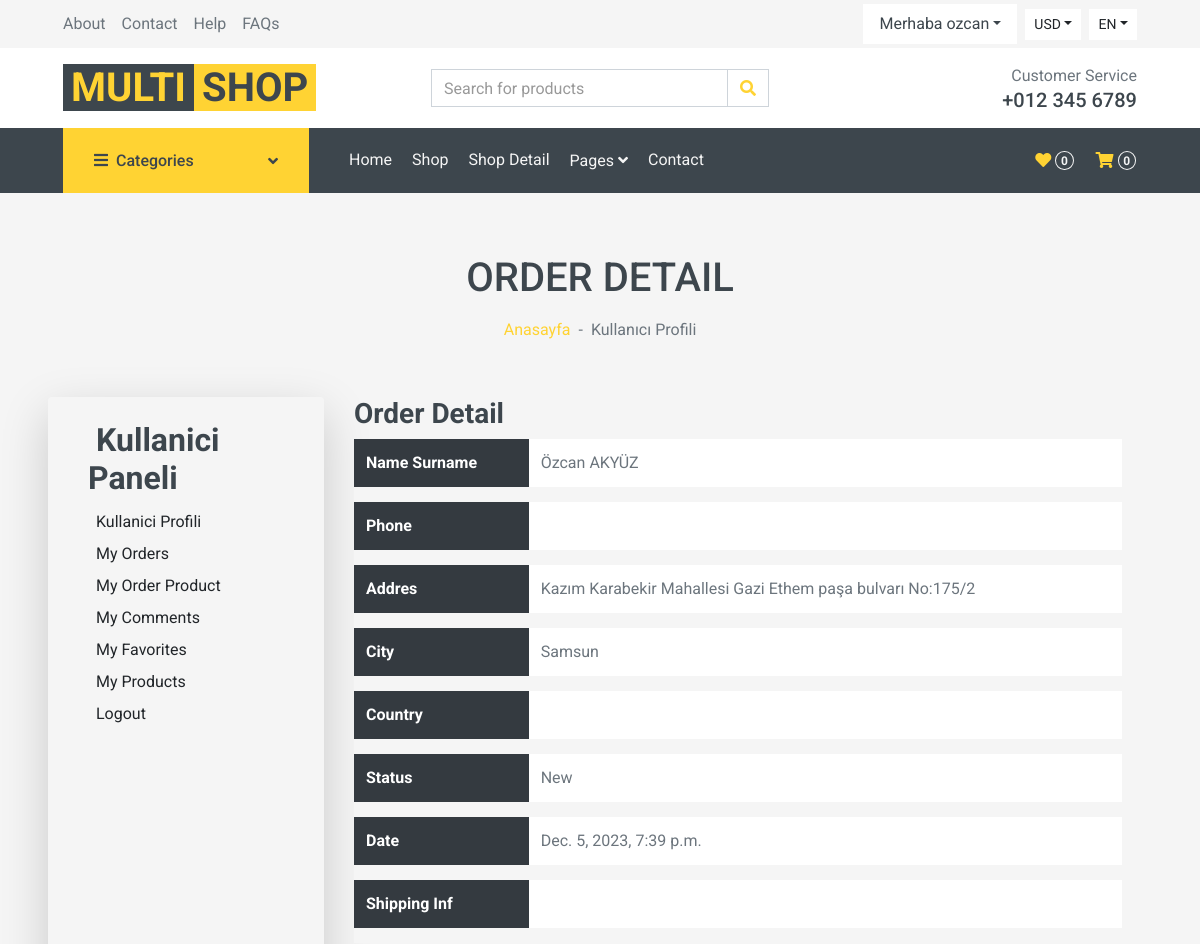
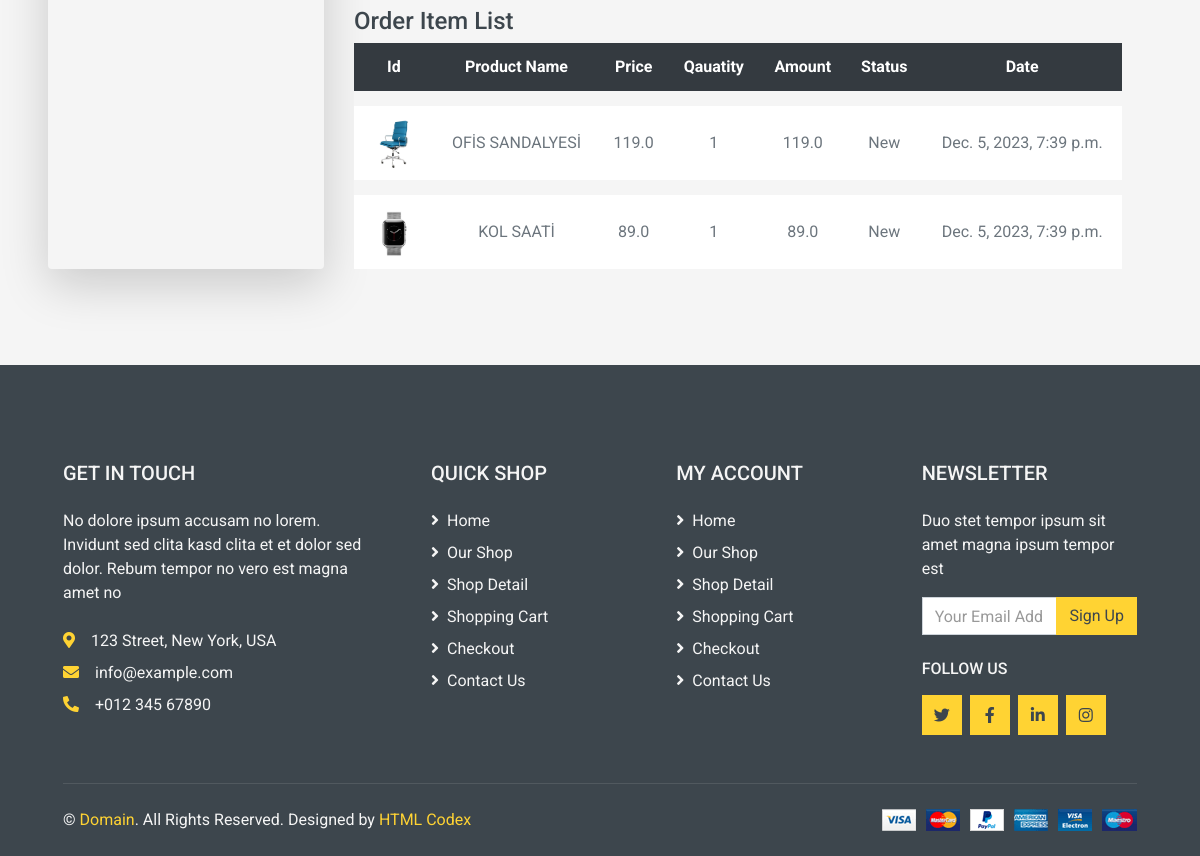
Page /user/orderdetail/17 (signed in) on the committed database (2 pictures, top to bottom).
### order/models.py (models this page shows, shortened)
class Order(models.Model):
    STATUS = (
        ('New', 'New'),
        ('Accepted', 'Accepted'),
        ('Preaparing', 'Preaparing'),
        ('OnShipping', 'OnShipping'),
        ('Completed', 'Completed'),
        ('Canceled', 'Canceled'),
    )
    user = models.ForeignKey(User, on_delete=models.SET_NULL, null=True)
    code = models.CharField(max_length=5, editable=False ) #üye olmayanlar için random kod
    first_name = models.CharField(max_length=10)
    last_name = models.CharField(max_length=10)
    phone = models.CharField(blank=True, max_length=20)
    address = models.CharField(blank=True, max_length=150)
    city = models.CharField(blank=True, max_length=20)
    country = models.CharField(blank=True, max_length=20)
    total = models.FloatField()
    status=models.CharField(max_length=10,choices=STATUS,default='New')
    ip = models.CharField(blank=True, max_length=20)
    adminnote = models.CharField(blank=True, max_length=100)
    create_at=models.DateTimeField(auto_now_add=True)
    update_at=models.DateTimeField(auto_now=True)

class OrderProduct(models.Model):
    STATUS = (
        ('New', 'New'),
        ('Accepted', 'Accepted'),
        ('Canceled', 'Canceled'),
    )
    order = models.ForeignKey(Order, on_delete=models.CASCADE)
    user = models.ForeignKey(User, on_delete=models.CASCADE)
    product = models.ForeignKey(Product, on_delete=models.CASCADE)
    quantity = models.IntegerField()
    price = models.FloatField()
    amount = models.FloatField()
    status = models.CharField(max_length=10, choices=STATUS, default='New')
    create_at = models.DateTimeField(auto_now_add=True)
    update_at = models.DateTimeField(auto_now=True)

### product/models.py (models this page shows, shortened)
class Product(models.Model):
    STATUS = (('True', 'Evet'),
            ('False', 'Hayir'), )
    category = models.ForeignKey(Category, on_delete=models.CASCADE) #many to one relation with Category
    title = models.CharField(max_length=150)
    keywords = models.CharField(max_length=255)
    description = models.TextField(max_length=255)
    image = models.ImageField(blank=True, upload_to='images/')
    price= models.FloatField()
    amount = models.IntegerField(default=0)
    detail = models.TextField()
    status = models.CharField(max_length=10,choices=STATUS)
    slug = models.SlugField(null=False, unique=True)
    create_at = models.DateTimeField(auto_now_add=True)
    update_at = models.DateTimeField(auto_now=True)
    def category_tag(self):
        return self.category
    category_tag.short_description = "Kategori"
    def image_tag(self):
        return mark_safe('<img src="{}" height="50"/>'.format(self.image.url))
    image_tag.short_description = 'Image'

### user/views.py (the view)
# urls.py: path('orderdetail/<int:id>', views.user_orderdetail, name='user_orderdetail'),
@login_required(login_url='/login') # Check login
def user_orderdetail(request,id):
    current_user = request.user
    order = Order.objects.get(user_id=current_user.id, id=id)
    orderitems = OrderProduct.objects.filter(order_id=id)
    context = {'order': order,
               'orderitems': orderitems,}
    return render(request, 'user_order_detail.html', context)

### user/templates/user_order_detail.html (shortened to what this page needs)
{% extends 'homebase.html' %}
{% block sidebar %} {% include 'sidebar.html' %}  {% endblock %}
{% block body %}
    <div class="container-fluid bg-secondary mb-4">
        <div class="d-flex flex-column align-items-center justify-content-center" style="min-height: 150px">
            <h1 class="font-weight-semi-bold text-uppercase mb-3">Order Detail</h1>
            <div class="d-inline-flex">
                <p class="m-0"><a href="/">Anasayfa</a></p>
                <p class="m-0 px-2">-</p>
                <p class="m-0">Kullanıcı Profili</p>
            </div>
        </div>
    </div>
    <div class="container-fluid">
        <div class="row px-xl-5">
            {% include 'user_panel.html' %}
                <div class="col-lg-9 table-responsive mb-5">
                    <div class="col-md-12">
                        <div>
                            <h3>Order Detail</h3>
                        </div>
                        <table class="table table-light table-borderless table-hover text-center mb-2">
                            <thead class="thead-dark">
                                <tr>
                                    <th class="text-left">Name Surname</th>
                                    <td class="text-left">{{ order.first_name }} {{ order.last_name }}</td>
                                </tr>
                                <tr>
                                    <th class="text-left">Phone</th>
                                    <td class="text-left">{{ order.phone }}</td>
                                </tr>
                                <tr>
                                    <th class="text-left">Addres</th>
                                    <td class="text-left">{{ order.address }}</td>
                                </tr>
                                <tr>
                                    <th class="text-left">City</th>
                                    <td class="text-left">{{ order.city }}</td>
                                </tr>
                                <tr>
                                    <th class="text-left">Country</th>
                                    <td class="text-left">{{ order.country }}</td>
                                </tr>
                                <tr>
                                    <th class="text-left">Status</th>
                                    <td class="text-left">{{ order.status }}</td>
                                </tr>
                                <tr>
                                    <th class="text-left">Date</th>
                                    <td class="text-left">{{ order.create_at}}</td>
                                </tr>
                                <th class="text-left">Shipping Inf</th>
                                <td class="text-left">{{ order.adminnote}}</td>
                            </thead>
                        </table>
                        <div>
                            <h4 class="title">Order Item List</h4>
                        </div>
                        <table class="table table-light table-borderless table-hover text-center mb-0">
                            <thead class="thead-dark">
                                <tr>
                                    <th class="align-middle">Id </th>
                                    <th class="align-middle">Product Name </th>
                                    <th class="align-middle">Price </th>
                                    <th class="align-middle">Qauatity </th>
                                    <th class="align-middle">Amount </th>
                                    <th class="align-middle">Status </th>
                                    <th class="align-middle">Date </th>
                                </tr>
                            </thead>
                            {% for rs in orderitems %}
                                <tr>
                                    <td class="align-middle">
                                        <a href="/product_detail/{{ rs.product_id }}/{{ rs.product.slug }}">
                                            {% if rs.variant.image_id > 0 %}
                                                <img src="{{rs.variant.image }}" alt="" style="height: 50px">
                                            {% else %}
                                                <img src="{{rs.product.image.url}}" alt="" style="height: 50px">
                                            {% endif %}
                                        </a>
                                    </td>
                                    <td class="align-middle">{{ rs.product.title}} {{ rs.variant.size }}   {{ rs.variant.color }}</td>
                                    <td class="align-middle">{{ rs.price }} </td>
                                    <td class="align-middle">{{ rs.quantity }} </td>
                                    <td class="align-middle">{{ rs.amount }} </td>
                                    <td class="align-middle">{{ rs.status }} </td>
                                    <td class="align-middle">{{ rs.create_at }} </td>
                                </tr>
                            {% endfor %}
                        </table>
                    </div>
                </div>
            </div>
        </div>
 {% endblock %}

### home/templates/header.html (shortened to what this page needs)
{% load static %}
    <div class="container-fluid">
        <div class="row bg-secondary py-1 px-xl-5">
            <div class="col-lg-6 d-none d-lg-block">
                <div class="d-inline-flex align-items-center h-100">
                    <a class="text-body mr-3" href="">About</a>
                    <a class="text-body mr-3" href="">Contact</a>
                    <a class="text-body mr-3" href="">Help</a>
                    <a class="text-body mr-3" href="">FAQs</a>
                </div>
            </div>
            <div class="col-lg-6 text-center text-lg-right">
                <div class="d-inline-flex align-items-center">
                    <div class="btn-group">
                        {%  if user.id is not None %}
                        <div class="nav-item dropdown btn-light">
                            <a href="#" class="nav-link dropdown-toggle text-dark" data-toggle="dropdown"> Merhaba {{ user.username }}</a>
                        </div>
                        {% else %}
                        <button type="button" class="btn btn-sm btn-light dropdown-toggle" data-toggle="dropdown">My Account</button>
                        <div class="dropdown-menu dropdown-menu-right">
                            <a href="/login" class="dropdown-item" type="button">Sign in</a>
                            <a href="/signup" class="dropdown-item" type="button">Sign up</a>
                        </div>
                        {% endif %}
                    </div>
                    <div class="btn-group mx-2">
                        <button type="button" class="btn btn-sm btn-light dropdown-toggle" data-toggle="dropdown">USD</button>
                    </div>
                    <div class="btn-group">
                        <button type="button" class="btn btn-sm btn-light dropdown-toggle" data-toggle="dropdown">EN</button>
                    </div>
                </div>
            </div>
        </div>
        <div class="row align-items-center bg-light py-3 px-xl-5 d-none d-lg-flex">
            <div class="col-lg-4">
                <a href="/" class="text-decoration-none">
                    <span class="h1 text-uppercase text-primary bg-dark px-2">Multi</span>
                    <span class="h1 text-uppercase text-dark bg-primary px-2 ml-n1">Shop</span>
                </a>
            </div>
            <div class="col-lg-4 col-6 text-left">
                <form action="{% url 'search' %}" method="post">
                    <div class="input-group">
                        <input type="text" class="form-control" name="query" placeholder="Search for products">
                        <div class="input-group-append">
                            <span class="input-group-text bg-transparent text-primary">
                                <i class="fa fa-search"></i>
                            </span>
                        </div>
                    </div>
                </form>
            </div>
            <div class="col-lg-4 col-6 text-right">
                <p class="m-0">Customer Service</p>
                <h5 class="m-0">+012 345 6789</h5>
            </div>
        </div>
    </div>

### rows in the picture
Order: first_name "Özcan", last_name "AKYÜZ", address "Kazım Karabekir Mahallesi Gazi Ethem paşa bulvarı No:175/2", city "Samsun", status "New", create_at "Dec. 5, 2023, 7:39 p.m."
OrderProduct: product.image (picture), product "OFİS SANDALYESİ", price "119.0", quantity "1", amount "119.0", status "New", create_at "Dec. 5, 2023, 7:39 p.m."
OrderProduct: product.image (picture), product "KOL SAATİ", price "89.0", quantity "1", amount "89.0", status "New", create_at "Dec. 5, 2023, 7:39 p.m."

### other values in the picture
{{ user.username }} "ozcan"
